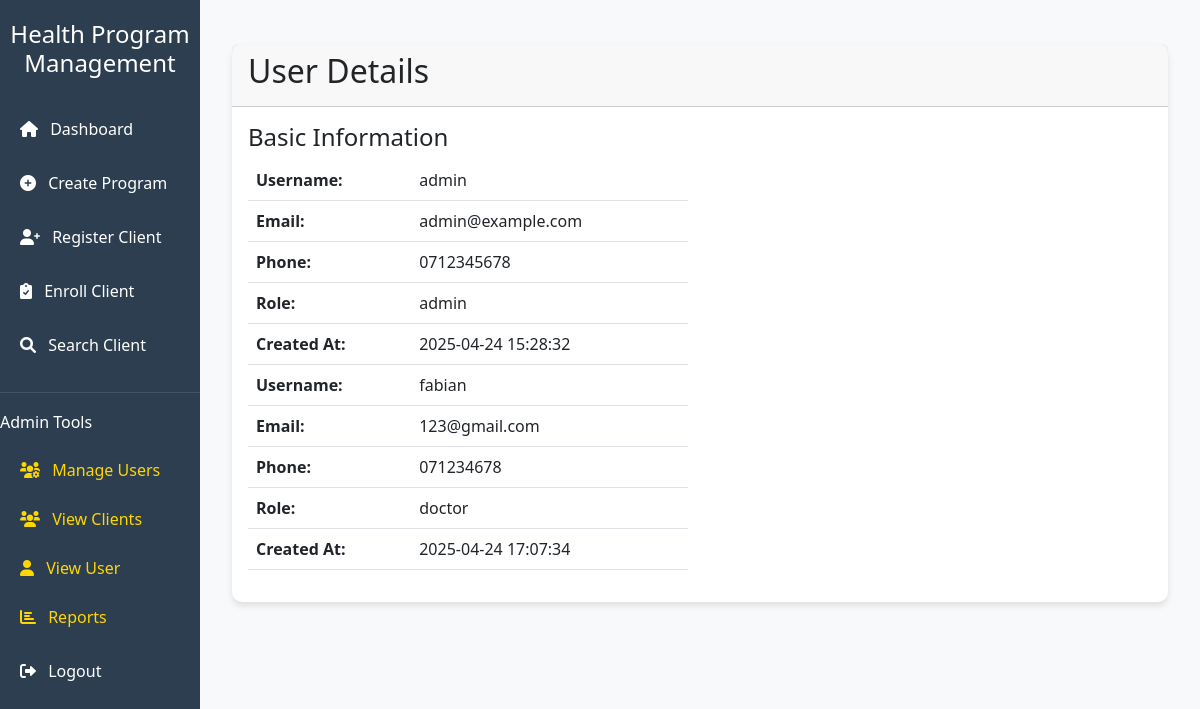
Page /view-user (signed in) on the committed database.
### app/model.py (models this page shows)
class User(UserMixin, db.Model):
    __tablename__ = 'users'
    ROLES = ['admin', 'doctor', 'client']
    id = db.Column(db.Integer, primary_key=True, autoincrement=True)
    username = db.Column(db.String(100), nullable=False)
    email = db.Column(db.String(100))
    phone = db.Column(db.String(50))
    password_hash = db.Column(db.String(256), nullable=False)
    role = db.Column(db.String(50), nullable=False)
    created_at = db.Column(db.DateTime, default=datetime.utcnow)
    last_login = db.Column(db.DateTime, default=datetime.utcnow)
    doctor_appointments = db.relationship(
        'Appointment',
        back_populates='doctor',
        foreign_keys='Appointment.doctor_id'
    )
    clients_registered = db.relationship(
        'Client',
        back_populates='registered_by_user',
        foreign_keys='Client.registered_by'
    )

### app/routes.py (the view)
@main.route('/view-user')
@login_required # This ensures that the user is logged in before viewing a user's profile
@admin_required # This ensures that the user is an admin before viewing a user's profile
def view_user():
    if current_user.role != 'admin':
        flash('You are not authorized to view a user', 'danger')
        return redirect(url_for('main.manage_users'))
    users = User.query.all()
    return render_template('view_user.html', users=users)

### app/_init_.py (called while the page is built)
@login_manager.user_loader
def load_user(user_id):
    return User.query.get(int(user_id))

### app/utils.py (called while the page is built)
def login_required(f):
    @wraps(f)
    def decorated_function(*args, **kwargs):
        if not current_user.is_authenticated:
            flash("You need to be logged in to access this page.", "warning")
            return redirect(url_for('main.login'))
        return f(*args, **kwargs)
    return decorated_function

def admin_required(f):
    @wraps(f)
    def decorated_function(*args, **kwargs):
        if not current_user.is_authenticated:
            flash("You need to be logged in to access this page.", "warning")
            return redirect(url_for('main.login'))
        if current_user.role != 'admin':
            flash("You need to be an admin to access this page.", "danger")
            return redirect(url_for('main.index'))
        return f(*args, **kwargs)
    return decorated_function

### app/templates/view_user.html (shortened to what this page needs)
{% extends "base.html" %}
{% block content %}
<div class="container mt-4">
    <div class="card">
        <div class="card-header">
            <h2>User Details</h2>
        </div>
        <div class="card-body">
            <div class="row">
                <div class="col-md-6">
                    <h4>Basic Information</h4>
                    <table class="table">
                        {% for user in users %}
                            <tr>
                                <th>Username:</th>
                                <td>{{ user.username }}</td>
                            </tr>
                            <tr>
                                <th>Email:</th>
                                <td>{{ user.email }}</td>
                            </tr>
                            <tr>
                                <th>Phone:</th>
                                <td>{{ user.phone }}</td>
                            </tr>
                            <tr>
                                <th>Role:</th>
                                <td>{{ user.role }}</td>
                            </tr>
                            <tr>
                                <th>Created At:</th>
                                <td>{{ user.created_at.strftime('%Y-%m-%d %H:%M:%S') }}</td>
                            </tr>
                        {% endfor %}
                    </table>
                </div>
            </div>
        </div>
    </div>
</div>
{% endblock %}

### app/templates/base.html (style rules this page uses)
:root { --primary-color: #2c3e50; --secondary-color: #3498db; --accent-color: #e74c3c; --light-bg: #f8f9fa; }
body { font-family: 'Segoe UI', Tahoma, Geneva, Verdana, sans-serif; background-color: var(--light-bg); }
.card { border: none; border-radius: 10px; box-shadow: 0 4px 6px rgba(0, 0, 0, 0.1); transition: transform 0.3s; }

### rows in the picture
User: username "admin", email "admin@example.com", phone "0712345678", role "admin", created_at "2025-04-24 15:28:32"
User: username "fabian", email "123@gmail.com", phone "071234678", role "doctor", created_at "2025-04-24 17:07:34"
